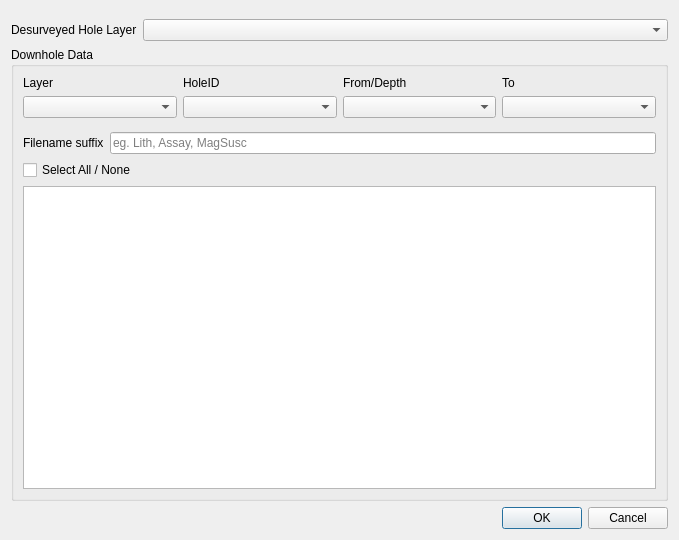
<?xml version="1.0" encoding="UTF-8"?>
<ui version="4.0">
 <class>downholeData_dialog</class>
 <widget class="QDialog" name="downholeData_dialog">
  <property name="geometry">
   <rect>
    <x>0</x>
    <y>0</y>
    <width>679</width>
    <height>540</height>
   </rect>
  </property>
  <property name="windowTitle">
   <string>Downhole Data</string>
  </property>
  <layout class="QVBoxLayout" name="verticalLayout">
   <item>
    <layout class="QHBoxLayout" name="horizontalLayout">
     <property name="topMargin">
      <number>8</number>
     </property>
     <item>
      <widget class="QLabel" name="label_2">
       <property name="text">
        <string>Desurveyed Hole Layer</string>
       </property>
      </widget>
     </item>
     <item>
      <widget class="QgsMapLayerComboBox" name="lbDesurveyLayer">
       <property name="sizePolicy">
        <sizepolicy hsizetype="Expanding" vsizetype="Fixed">
         <horstretch>0</horstretch>
         <verstretch>0</verstretch>
        </sizepolicy>
       </property>
      </widget>
     </item>
    </layout>
   </item>
   <item>
    <widget class="QGroupBox" name="groupDownhole">
     <property name="title">
      <string>Downhole Data</string>
     </property>
     <layout class="QVBoxLayout" name="verticalLayout_3">
      <item>
       <layout class="QGridLayout" name="gridLayout">
        <property name="topMargin">
         <number>0</number>
        </property>
        <item row="0" column="2">
         <widget class="QLabel" name="label_5">
          <property name="text">
           <string>From/Depth</string>
          </property>
         </widget>
        </item>
        <item row="0" column="0">
         <widget class="QLabel" name="label_3">
          <property name="text">
           <string>Layer</string>
          </property>
         </widget>
        </item>
        <item row="0" column="1">
         <widget class="QLabel" name="label_4">
          <property name="text">
           <string>HoleID</string>
          </property>
         </widget>
        </item>
        <item row="0" column="3">
         <widget class="QLabel" name="label_6">
          <property name="text">
           <string>To</string>
          </property>
         </widget>
        </item>
        <item row="1" column="0">
         <widget class="QgsMapLayerComboBox" name="lbDataLayer">
          <property name="currentIndex">
           <number>-1</number>
          </property>
          <property name="allowEmptyLayer">
           <bool>true</bool>
          </property>
          <property name="showCrs">
           <bool>false</bool>
          </property>
         </widget>
        </item>
        <item row="1" column="1">
         <widget class="QgsFieldComboBox" name="fbDataId"/>
        </item>
        <item row="1" column="2">
         <widget class="QgsFieldComboBox" name="fbDataFrom"/>
        </item>
        <item row="1" column="3">
         <widget class="QgsFieldComboBox" name="fbDataTo">
          <property name="currentIndex">
           <number>-1</number>
          </property>
          <property name="allowEmptyFieldName">
           <bool>true</bool>
          </property>
         </widget>
        </item>
       </layout>
      </item>
      <item>
       <layout class="QHBoxLayout" name="horizontalLayout_2">
        <property name="topMargin">
         <number>8</number>
        </property>
        <item>
         <widget class="QLabel" name="label">
          <property name="text">
           <string>Filename suffix</string>
          </property>
         </widget>
        </item>
        <item>
         <widget class="QLineEdit" name="teSuffix">
          <property name="placeholderText">
           <string>eg. Lith, Assay, MagSusc</string>
          </property>
         </widget>
        </item>
       </layout>
      </item>
      <item>
       <widget class="QCheckBox" name="checkSelectAll">
        <property name="text">
         <string>Select All / None</string>
        </property>
       </widget>
      </item>
      <item>
       <widget class="QListWidget" name="listFields"/>
      </item>
     </layout>
    </widget>
   </item>
   <item>
    <widget class="QDialogButtonBox" name="buttonBox">
     <property name="orientation">
      <enum>Qt::Horizontal</enum>
     </property>
     <property name="standardButtons">
      <set>QDialogButtonBox::Cancel|QDialogButtonBox::Ok</set>
     </property>
    </widget>
   </item>
  </layout>
 </widget>
 <customwidgets>
  <customwidget>
   <class>QgsFieldComboBox</class>
   <extends>QComboBox</extends>
   <header>qgsfieldcombobox.h</header>
  </customwidget>
  <customwidget>
   <class>QgsMapLayerComboBox</class>
   <extends>QComboBox</extends>
   <header>qgsmaplayercombobox.h</header>
  </customwidget>
 </customwidgets>
 <resources/>
 <connections>
  <connection>
   <sender>buttonBox</sender>
   <signal>accepted()</signal>
   <receiver>downholeData_dialog</receiver>
   <slot>accept()</slot>
   <hints>
    <hint type="sourcelabel">
     <x>248</x>
     <y>254</y>
    </hint>
    <hint type="destinationlabel">
     <x>157</x>
     <y>274</y>
    </hint>
   </hints>
  </connection>
  <connection>
   <sender>buttonBox</sender>
   <signal>rejected()</signal>
   <receiver>downholeData_dialog</receiver>
   <slot>reject()</slot>
   <hints>
    <hint type="sourcelabel">
     <x>316</x>
     <y>260</y>
    </hint>
    <hint type="destinationlabel">
     <x>286</x>
     <y>274</y>
    </hint>
   </hints>
  </connection>
 </connections>
</ui>
